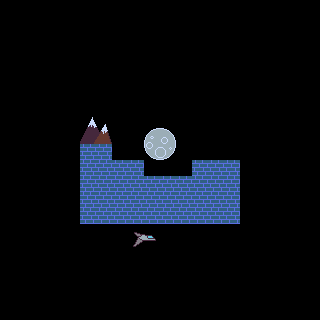

The image is a tile-based game level rendered from a .tmx file. Its description and source (layers, tilesets, objects; grid data summarised) follow:
An orthogonal 20x20 tile map with 16x16 px tiles, 1 tile layer (Tile Layer 1), 3 image layers.

<map version="1.2" tiledversion="1.2.1" orientation="orthogonal" renderorder="right-down" width="20" height="20" tilewidth="16" tileheight="16" infinite="0" backgroundcolor="#000000" nextlayerid="18" nextobjectid="16">
 <tileset firstgid="1" source="level.tsx" />
 <layer id="17" name="Tile Layer 1" width="20" height="20">
  <properties>
   <property name="tileset" value="level" />
  </properties>
  <data>[400 cells, 39 non-empty, 1 distinct tile ids]</data>
 </layer>
 <imagelayer id="15" name="Image Layer 2" offsetx="128" offsety="222.75">
  <image source="background2.png" width="32" height="32" />
 </imagelayer>
 <imagelayer id="16" name="Image Layer 3" offsetx="144" offsety="128">
  <image source="background3.png" width="32" height="32" />
 </imagelayer>
 <imagelayer id="3" name="Image Layer 1" offsetx="80" offsety="112">
  <image source="background1.png" width="32" height="32" />
 </imagelayer>
</map>